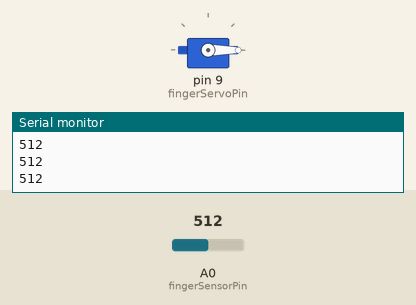
Simulated run of this sketch. Board: Arduino Uno, built with avr-gcc and run on an emulated ATmega328P. Parts: servo, the last lines printed to the serial monitor. The inputs (shaded band) are chosen by the test bench; at power-on: A0 (fingerSensorPin) = 512.

Above: at 1.2 s.
1.3 s: A0 (fingerSensorPin) set to 55
2.8 s: A0 (fingerSensorPin) set to 47
At 3.4 s:
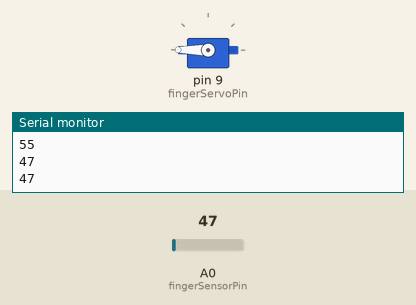
4.3 s: A0 (fingerSensorPin) set to 131
5.8 s: A0 (fingerSensorPin) set to 155
At 7.1 s:
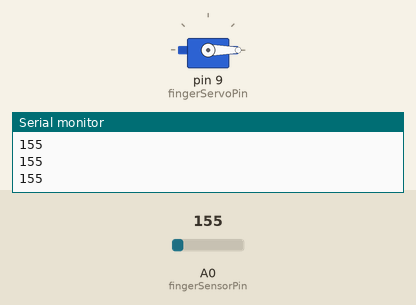
7.5 s: A0 (fingerSensorPin) set to 40
At 8.4 s:
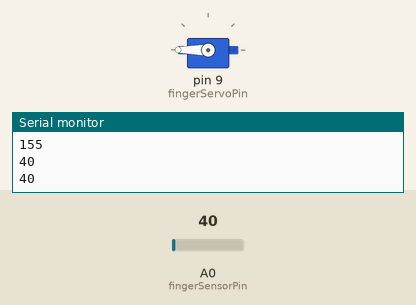
Timing chart, 0 to 10.1 s (numbered marks = the images above; inputs shaded):
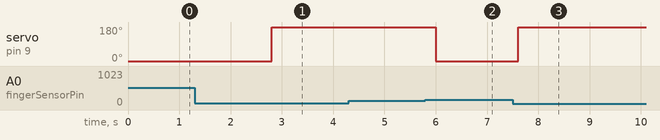

The sketch:

robothand_sensorcontrolled.ino
```cpp
#include <Servo.h> // servo library

int fingerSensorPin = A0; // incoming analog signal from sensor to pin A0
int fingerServoPin = 9; // PWN pin 9 will be used to control servo
int fingerReadValue = 0; // reads the value coming from the sensor at pin A0
int fingerWriteValue = 0; // writes servo position which will be determined by sensor signal

// make int for servo positions for more robust program

Servo fingerServo; // names the servo


void setup() {

  fingerServo.attach(fingerServoPin); // attach servo to fingerServoPin
  Serial.begin(9600);


}

void loop() {

  fingerReadValue = analogRead(fingerSensorPin); // reading from pin A0
  Serial.println(fingerReadValue);
  if(fingerReadValue >= 140){ // if the sensor value is greater than 140 servo moves to 0 degrees which is finger closed position
    fingerServo.write(0);
    }

  else if(fingerReadValue <= 50){ //if sensor value is less than 50 servo moves to 180 degrees, finger open position
    fingerServo.write(180);
    }


  delay(400);


}
```

Measured:
- the behaviour switches between 51 and 50 on A0 (fingerSensorPin) (found by bisection; images 0 and 1)
- the behaviour switches between 139 and 140 on A0 (fingerSensorPin) (found by bisection; images 1 and 2)
- after the input at 2.8 s, servo on pin 9 (fingerServoPin): 0° → 180° at once
- after the input at 5.8 s, servo on pin 9 (fingerServoPin): 180° → 0° after 0.20 s
- after the input at 7.5 s, servo on pin 9 (fingerServoPin): 0° → 180° after 0.11 s
